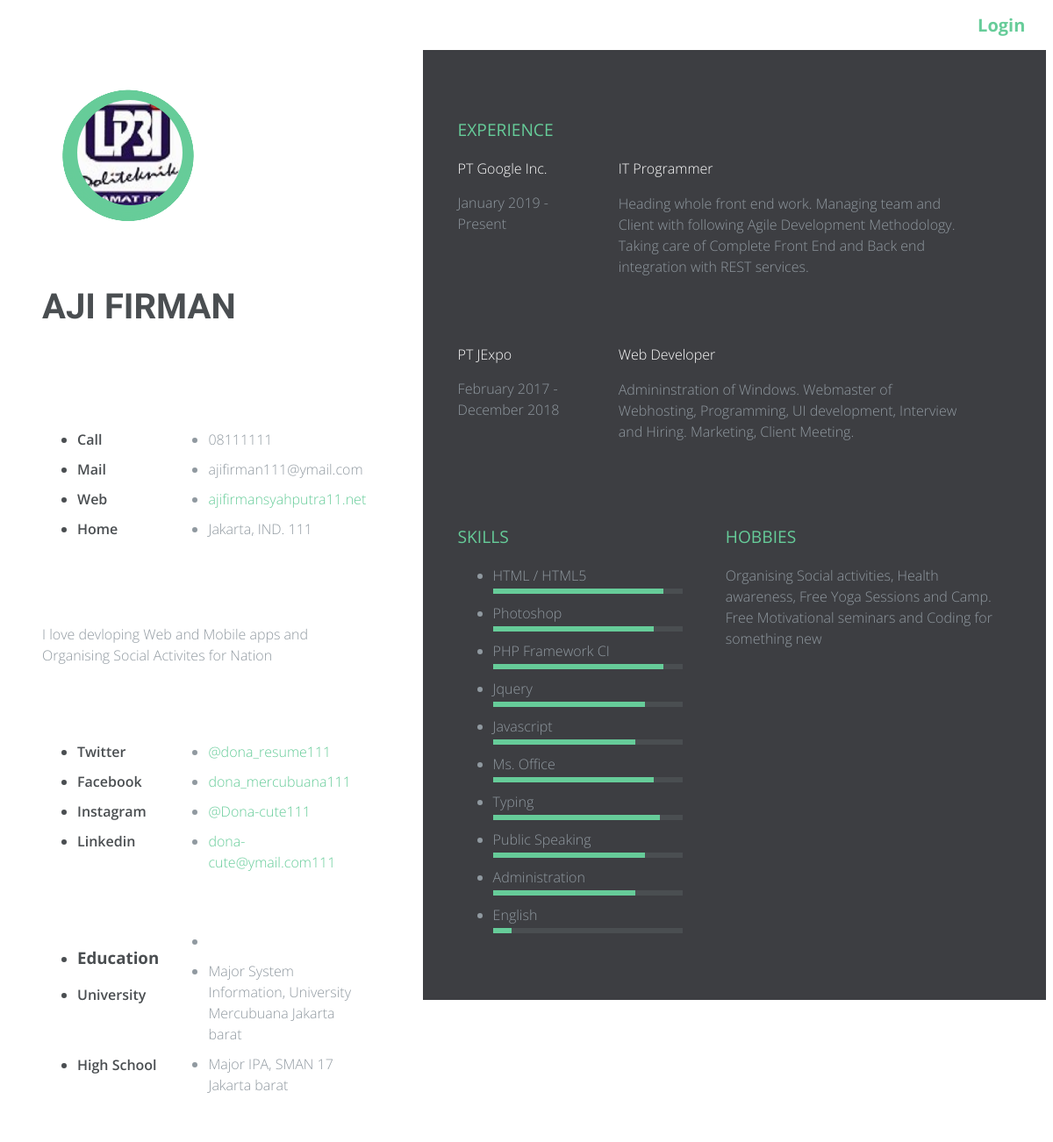
The page / on the database its author committed.
### tables this page shows
CREATE TABLE IF NOT EXISTS `profile` (
`id_profile` int(11) NOT NULL,
  `nama_lengkap` varchar(30) NOT NULL,
  `call` varchar(25) NOT NULL,
  `mail` varchar(50) NOT NULL,
  `web` varchar(100) NOT NULL,
  `home` text NOT NULL,
  `describe_yourself` text NOT NULL,
  `twitter` text NOT NULL,
  `facebook` text NOT NULL,
  `instagram` text NOT NULL,
  `linkedin` text NOT NULL,
  `hobbies` text
);

CREATE TABLE IF NOT EXISTS `education` (
`id_education` int(11) NOT NULL,
  `University` text,
  `Highschool` text
);

CREATE TABLE IF NOT EXISTS `experience` (
`id_experience` int(11) NOT NULL,
  `Company` varchar(50) DEFAULT NULL,
  `Dates` text,
  `Position` varchar(50) DEFAULT NULL,
  `Jobdesk` text
);

CREATE TABLE IF NOT EXISTS `skill` (
`id_skill` int(11) NOT NULL,
  `name_skill` varchar(100) DEFAULT NULL,
  `range_skill` varchar(25) DEFAULT NULL
);

### application/controllers/Home.php (called while the page is built, shortened)
<?php
class Home extends CI_Controller{
	function __construct(){
		$this->load->model('M_Home');
		$this->load->model('M_profile');
		$this->load->model('M_education');
		$this->load->model('M_experience');
		$this->load->model('M_skill');
		$this->load->helper('url');
		$this->load->helper('form');
	}
	function index(){
		$data['Profile'] = $this->M_profile->get_data_to_home()->result_array();
		$data['Education'] = $this->M_education->get_data_to_home()->result_array();
		$data['Experience_1'] = $this->M_experience->get_data_to_home_1()->result_array();
		$data['Experience_2'] = $this->M_experience->get_data_to_home_2()->result_array();
		$data['Experience_3'] = $this->M_experience->get_data_to_home_3()->result_array();
		$data['Skill_1'] = $this->M_skill->get_data_to_home_1()->result_array();
		$data['Skill_2'] = $this->M_skill->get_data_to_home_2()->result_array();
		$data['Skill_3'] = $this->M_skill->get_data_to_home_3()->result_array();
		$data['Skill_4'] = $this->M_skill->get_data_to_home_4()->result_array();
		$data['Skill_5'] = $this->M_skill->get_data_to_home_5()->result_array();
		$data['Skill_6'] = $this->M_skill->get_data_to_home_6()->result_array();
		$data['Skill_7'] = $this->M_skill->get_data_to_home_7()->result_array();
		$data['Skill_8'] = $this->M_skill->get_data_to_home_8()->result_array();
		$data['Skill_9'] = $this->M_skill->get_data_to_home_9()->result_array();
		$data['Skill_10'] = $this->M_skill->get_data_to_home_10()->result_array();
		$this->load->view('Home/v_home',$data);
	}
}
?>

### index.php (called while the page is built, shortened)
<?php
require_once BASEPATH.'core/CodeIgniter.php';

### application/models/M_profile.php (called while the page is built, shortened)
<?php
Class M_profile extends CI_Model{
    function get_data_to_home(){
        $this->db->where('id_profile', 1);
        $db = $this->db->get('profile');
        return $db;
    }
}
?>

### application/models/M_education.php (called while the page is built, shortened)
<?php
Class M_education extends CI_Model{
    function get_data_to_home(){
        $this->db->where('id_education', 1);
        $db = $this->db->get('education');
        return $db;
    }
}
?>

### application/models/M_experience.php (called while the page is built, shortened)
<?php
Class M_experience extends CI_Model{
    function get_data_to_home_1(){
        $this->db->where('id_experience', 1);
        $db = $this->db->get('experience');
        return $db;
    }
    function get_data_to_home_2(){
        $this->db->where('id_experience', 2);
        $db = $this->db->get('experience');
        return $db;
    }
    function get_data_to_home_3(){
        $this->db->where('id_experience', 3);
        $db = $this->db->get('experience');
        return $db;
    }
}
?>

### application/models/M_skill.php (called while the page is built, shortened)
<?php
Class M_skill extends CI_Model{
    function get_data_to_home_1(){
        $this->db->where('id_skill', 1);
        $db = $this->db->get('skill');
        return $db;
    }
    function get_data_to_home_2(){
        $this->db->where('id_skill', 2);
        $db = $this->db->get('skill');
        return $db;
    }
    function get_data_to_home_3(){
        $this->db->where('id_skill', 3);
        $db = $this->db->get('skill');
        return $db;
    }
    function get_data_to_home_4(){
        $this->db->where('id_skill', 4);
        $db = $this->db->get('skill');
        return $db;
    }
    function get_data_to_home_5(){
        $this->db->where('id_skill', 5);
        $db = $this->db->get('skill');
        return $db;
    }
    function get_data_to_home_6(){
        $this->db->where('id_skill', 6);
        $db = $this->db->get('skill');
        return $db;
    }
    function get_data_to_home_7(){
        $this->db->where('id_skill', 7);
        $db = $this->db->get('skill');
        return $db;
    }
    function get_data_to_home_8(){
        $this->db->where('id_skill', 8);
        $db = $this->db->get('skill');
        return $db;
    }
    function get_data_to_home_9(){
        $this->db->where('id_skill', 9);
        $db = $this->db->get('skill');
        return $db;
    }
    function get_data_to_home_10(){
        $this->db->where('id_skill', 10);
        $db = $this->db->get('skill');
        return $db;
    }
}
?>

### application/views/Home/v_home.php (the view, shortened to what this page needs)
  <?php
  if($Skill_1 == array ()){
    echo "0";
  }else{
    foreach ($Skill_1 as $row_s1) {
        $Vname_skill_1 = $row_s1["name_skill"];
    }
  }
  if($Skill_2 == array ()){
    echo "0";
  }else{
    foreach ($Skill_2 as $row_s2) {
        $Vname_skill_2 = $row_s2["name_skill"];
    }
  }
  if($Skill_3 == array ()){
    echo "0";
  }else{
    foreach ($Skill_3 as $row_s3) {
        $Vname_skill_3 = $row_s3["name_skill"];
    }
  }
  if($Skill_4 == array ()){
    echo "0";
  }else{
    foreach ($Skill_4 as $row_s4) {
        $Vname_skill_4 = $row_s4["name_skill"];
    }
  }
  if($Skill_5 == array ()){
    echo "0";
  }else{
    foreach ($Skill_5 as $row_s5) {
        $Vname_skill_5 = $row_s5["name_skill"];
    }
  }
  if($Skill_6 == array ()){
    echo "0";
  }else{
    foreach ($Skill_6 as $row_s6) {
        $Vname_skill_6 = $row_s6["name_skill"];
    }
  }
  if($Skill_7 == array ()){
    echo "0";
  }else{
    foreach ($Skill_7 as $row_s7) {
        $Vname_skill_7 = $row_s7["name_skill"];
    }
  }
  if($Skill_8 == array ()){
    echo "0";
  }else{
    foreach ($Skill_8 as $row_s8) {
        $Vname_skill_8 = $row_s8["name_skill"];
    }
  }
  if($Skill_9 == array ()){
    echo "0";
  }else{
    foreach ($Skill_9 as $row_s9) {
        $Vname_skill_9 = $row_s9["name_skill"];
    }
  }
  if($Skill_10 == array ()){
    echo "0";
  }else{
    foreach ($Skill_10 as $row_s10) {
        $Vname_skill_10 = $row_s10["name_skill"];
    }
  }
  ?>
<!DOCTYPE html>
<html lang="en" >
<head>
  <meta name="viewport" content="width=device-width"><link rel="stylesheet" href="https://cdnjs.cloudflare.com/ajax/libs/meyer-reset/2.0/reset.min.css">
<link href="<?php echo base_url(); ?>css_resume/style1.css" rel="stylesheet">
</head>
<body>
<div class="resume-wrapper">
	<section class="profile section-padding">
		<div class="container">
			<div class="picture-resume-wrapper">
        <div class="picture-resume">
        <span><img src="<?php echo base_url(); ?>css_resume/new/Foto_me.jpg" alt="" /></span>
      </div>
 </div>
<?php
        foreach ($Profile as $row_profile) {
            $Vnama = $row_profile["nama_lengkap"];
            $Vcall = $row_profile["call"];
            $Vmail = $row_profile["mail"];
            $Vweb = $row_profile["web"];
            $Vhome = $row_profile["home"];
            $Vdescribe = $row_profile["describe_yourself"];
            $Vtwitter = $row_profile["twitter"];
            $Vfacebook = $row_profile["facebook"];
            $Vinstagram = $row_profile["instagram"];
            $Vlinkedin = $row_profile["linkedin"];
            $Vhobbies = $row_profile["hobbies"];
        }
        foreach ($Education as $row_education) {
            $Vuniversity = $row_education["University"];
            $Vhighschool = $row_education["Highschool"];
        }
?>
      <div class="name-wrapper">
        <h1><?= @$Vnama ?></h1>
      </div>
      <div class="clearfix"></div>
      <div class="contact-info clearfix">
      	<ul class="list-titles">
      		<li>Call</li>
      		<li>Mail</li>
      		<li>Web</li>
      		<li>Home</li>
      	</ul>
        <ul class="list-content ">
        	<li><?= @$Vcall ?></li>
        	<li><?= @$Vmail ?></li>
        	<li><a href="<?= @$Vweb ?>"><?= @$Vweb ?></a></li>
        	<li><?= @$Vhome ?></li>
        </ul>
      </div>
      <div class="contact-presentation">
      	<p><?= @$Vdescribe ?> </p>
      </div>
      <div class="contact-social clearfix">
      	<ul class="list-titles">
      		<li>Twitter</li>
      		<li>Facebook</li>
      		<li>Instagram</li>
          <li>Linkedin</li>
      	</ul>
        <ul class="list-content">
      		<li><a href=""><?= @$Vtwitter ?></a></li>
          <li><a href=""><?= @$Vfacebook ?></a></li>
      		<li><a href=""><?= @$Vinstagram ?></a></li>
      		<li><a href=""><?= @$Vlinkedin ?></a></li>
      	</ul>
      </div>
      <br/>
       <div class="contact-social clearfix">
      	<ul class="list-titles">
          <li><h3 class="experience-title">Education</h3></li>
      		<li style="height: 70px;">University </li>
      		<li>High School</li>
      	</ul>
        <ul class="list-content">
          <li>&nbsp;&nbsp;&nbsp;&nbsp;&nbsp;</li>
      		<li><?= @$Vuniversity ?></li>
      		<li><?= @$Vhighschool ?></li>
      	</ul>
      </div>
		</div>
	</section>
  <div style="text-align: right; padding-right: 2%;">
    <h2 class="experience-title" style="font-size: 20px;">
      <a href="<?php echo base_url('Login')?>" title="Login Admin">
        Login
      </a>
    </h2>
  </div>
  <section class="experience section-padding">
  	<div class="container">
  		<h3 class="experience-title">Experience</h3>
      <div class="experience-wrapper">
      <?php
      if($Experience_1 == array ()){
        echo "";
      }else{
        foreach ($Experience_1 as $row_e1){
            $Vcompany_1 = $row_e1["Company"];
            $Vdates_1 = $row_e1["Dates"];
            $Vposition_1 = $row_e1["Position"];
            $Vjobdesk_1 = $row_e1["Jobdesk"];
        }
      ?>
        <div class="company-wrapper clearfix">
          <div class="experience-title"><?= @$Vcompany_1 ?></div>
          <div class="time"><?= @$Vdates_1 ?></div>
        </div>
        <div class="job-wrapper clearfix">
          <div class="experience-title"><?= @$Vposition_1 ?> </div>
          <div class="company-description">
            <p><?= @$Vjobdesk_1 ?></p>
          </div>
        </div>
      <?php
      }
      ?>
      <?php
      if($Experience_2 == array ()){
        echo "";
      }else{
        foreach ($Experience_2 as $row_e2){
            $Vcompany_2 = $row_e2["Company"];
            $Vdates_2 = $row_e2["Dates"];
            $Vposition_2 = $row_e2["Position"];
            $Vjobdesk_2 = $row_e2["Jobdesk"];
        }
      ?>
        <div class="company-wrapper clearfix">
          <div class="experience-title"><?= @$Vcompany_2 ?></div>
          <div class="time"><?= @$Vdates_2 ?></div>
        </div>
        <div class="job-wrapper clearfix">
          <div class="experience-title"><?= @$Vposition_2 ?> </div>
          <div class="company-description">
            <p><?= @$Vjobdesk_2 ?></p>
          </div>
        </div>
      <?php
      }
      ?>
      </div>
      <div class="section-wrapper clearfix">
      	<h3 class="section-title">Skills</h3>
        	<ul>
            <?php
            if($Skill_1 == array ()){
              echo "";
            }else{
            ?>
            <li class="skill-percentage" style=""><?= @$Vname_skill_1 ?></li>
            <?php
            }
            ?>
            <?php
            if($Skill_2 == array ()){
              echo "";
            }else{
            ?>
            <li class="skill-percentage" style=""><?= @$Vname_skill_2 ?></li>
            <?php
            }
            ?>
            <?php
            if($Skill_3 == array ()){
              echo "";
            }else{
            ?>
            <li class="skill-percentage" style=""><?= @$Vname_skill_3 ?></li>
            <?php
            }
            ?>
            <?php
            if($Skill_4 == array ()){
              echo "";
            }else{
            ?>
            <li class="skill-percentage" style=""><?= @$Vname_skill_4 ?></li>
            <?php
            }
            ?>
            <?php
            if($Skill_5 == array ()){
              echo "";
            }else{
            ?>
            <li class="skill-percentage" style=""><?= @$Vname_skill_5 ?></li>
            <?php
            }
            ?>
            <?php
            if($Skill_6 == array ()){
              echo "";
            }else{
            ?>
            <li class="skill-percentage" style=""><?= @$Vname_skill_6 ?></li>
            <?php
            }
            ?>
            <?php
            if($Skill_7 == array ()){
              echo "";
            }else{
            ?>
            <li class="skill-percentage" style=""><?= @$Vname_skill_7 ?></li>
            <?php
            }
            ?>
            <?php
            if($Skill_8 == array ()){
              echo "";
            }else{
            ?>
            <li class="skill-percentage" style=""><?= @$Vname_skill_8 ?></li>
            <?php
            }
            ?>
            <?php
            if($Skill_9 == array ()){
              echo "";
            }else{
            ?>
            <li class="skill-percentage" style=""><?= @$Vname_skill_9 ?></li>
            <?php
            }
            ?>
            <?php
            if($Skill_10 == array ()){
              echo "";
            }else{
            ?>
            <li class="skill-percentage" style=""><?= @$Vname_skill_10 ?></li>
            <?php
            }
            ?>
        	</ul>
      </div>
      <div class="section-wrapper clearfix">
        <h3 class="section-title">Hobbies</h3>
        <p><?= @$Vhobbies ?> </p>
      </div>
  	</div>
  </section>
</div>
</body>
</html>

### rows shown on the page
profile: nama_lengkap "AJI FIRMAN", call "08111111", mail "ajifirman111@ymail.com", web "ajifirmansyahputra11.net", home "Jakarta, IND. 111", describe_yourself "I love devloping Web and Mobile apps and Organising Social Activites for Nation", twitter "@dona_resume111", facebook "dona_mercubuana111", instagram "@Dona-cute111", linkedin "dona-cute@ymail.com111", hobbies "Organising Social activities, Health awareness, Free Yoga Sessions and Camp. Free Motivational seminars and Coding for something new"
education: University "Major System Information, University Mercubuana Jakarta barat", Highschool "Major IPA, SMAN 17 Jakarta barat"
experience: Company "PT Google Inc.", Dates "January 2019 - Present", Position "IT Programmer", Jobdesk "Heading whole front end work. Managing team and Client with following Agile Development Methodology. Taking care of Complete Front End and Back end integration with REST services."
experience: Company "PT JExpo", Dates "February 2017 - December 2018", Position "Web Developer", Jobdesk "Admininstration of Windows. Webmaster of Webhosting, Programming, UI development, Interview and Hiring. Marketing, Client Meeting."
skill: name_skill "HTML / HTML5"
skill: name_skill "Photoshop"
skill: name_skill "PHP Framework CI"
skill: name_skill "Jquery"
skill: name_skill "Javascript"
skill: name_skill "Ms. Office"
skill: name_skill "Typing"
skill: name_skill "Public Speaking"
skill: name_skill "Administration"
skill: name_skill "English"
